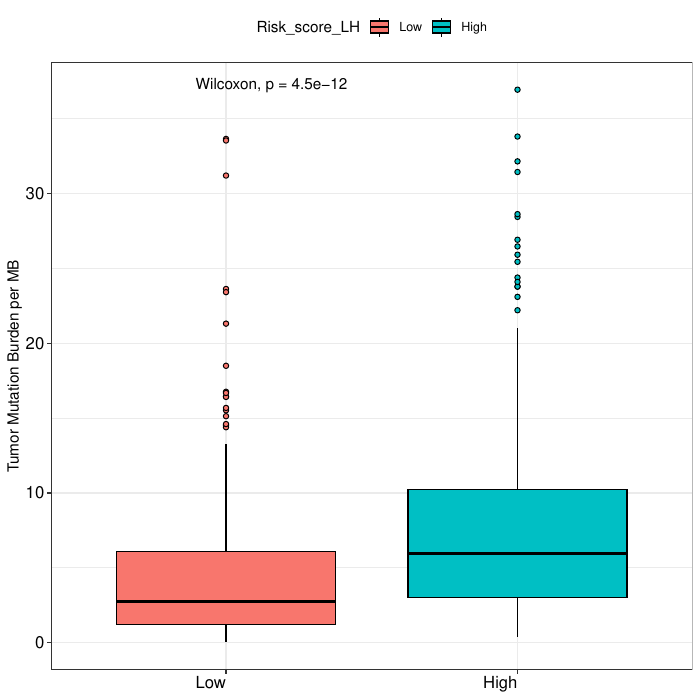

Here is the R script that generated this plot:
rm(list=ls())
path <- getwd()
setwd(path) 
library(tidyverse)
library(limma)
library(ggpubr)

UCSC_LUAD_exprs_RS_all <- read.table('UCSC_LUAD_exprs_RS_all.txt',sep="\t",header=T,check.names=F)
LUAD_TMB <- read.table('TCGA_LUAD_TMB.txt',sep="\t",header=T,check.names=F)

LUAD_TMB1 <- LUAD_TMB %>%
  mutate(Sample=substr(LUAD_TMB$Tumor_Sample_Barcode,1,15))
UCSC_LUAD_RS_TMB <- merge(UCSC_LUAD_exprs_RS_all,LUAD_TMB1,by='Sample') 
UCSC_LUAD_RS_TMB1 <- UCSC_LUAD_RS_TMB %>%
  avereps(ID = UCSC_LUAD_RS_TMB$Sample) %>%
  as.data.frame()

UCSC_LUAD_RS_TMB1$Risk_score_LH <- factor(UCSC_LUAD_RS_TMB1$Risk_score_LH,levels=c(0,1),labels=c('Low','High'))
UCSC_LUAD_RS_TMB1$total_perMB <- as.numeric(UCSC_LUAD_RS_TMB1$total_perMB)
UCSC_LUAD_RS_TMB1$total_perMB_log <- as.numeric(UCSC_LUAD_RS_TMB1$total_perMB_log)
UCSC_LUAD_RS_TMB1$Risk_score <- as.numeric(UCSC_LUAD_RS_TMB1$Risk_score)



#不同组间TMB差异
p <- ggplot(UCSC_LUAD_RS_TMB1,aes(Risk_score_LH,total_perMB, fill = Risk_score_LH)) + 
  geom_boxplot(outlier.shape = 21,color = "black") + 
  #scale_fill_manual(values = palette1[c(2,4)])+ 
  theme_bw() + 
  labs(x = NULL, y = "Tumor Mutation Burden per MB") +
  theme(legend.position = "top") + 
  theme(axis.text.x = element_text(angle=0,hjust = 1),
        axis.text = element_text(color = "black",size = 12))+
  stat_compare_means()
ggsave('TMB_difference.pdf',plot = p,width = 7,height = 7)  


#TMB与Risk score的相关性分析
p1 <- ggplot(UCSC_LUAD_RS_TMB1,aes(x = Risk_score, y = total_perMB))+
  geom_point()+
  geom_smooth(method = "lm",color = "black", fill = "lightgray")+
  theme_bw()+
  theme(panel.grid=element_blank())+
  labs(x = "Risk score", y = "Tumor Mutation Burden per MB") +
  stat_cor(method = "pearson",
           label.x = 1.4,label.y = 30)
ggsave('TMB_correlation.pdf',plot = p1,width = 7,height = 7)  


